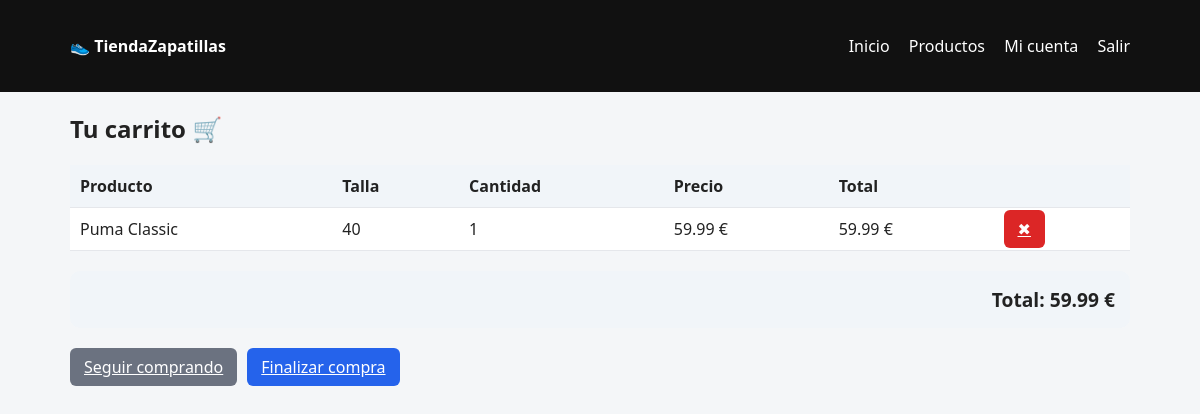
The page /pages/carrito.php (signed in) on the database its author committed.
### tables this page shows
CREATE TABLE `carrito` (
  `id` int(11) NOT NULL,
  `id_usuario` int(11) DEFAULT NULL,
  `id_producto` int(11) DEFAULT NULL,
  `talla` varchar(10) DEFAULT NULL,
  `cantidad` int(11) DEFAULT NULL
);

CREATE TABLE `productos` (
  `id` int(11) NOT NULL,
  `nombre` varchar(150) DEFAULT NULL,
  `descripcion` text DEFAULT NULL,
  `precio` decimal(10,2) DEFAULT NULL,
  `imagen` varchar(200) DEFAULT NULL
);

### pages/carrito.php (the view, shortened to what this page needs)
<?php
require_once "../includes/conexion.php";
$usuario_id = $_SESSION['usuario_id'];
$sql = "
SELECT c.id,
       c.talla,
       c.cantidad,
       p.nombre,
       p.precio
FROM carrito c
JOIN productos p ON p.id = c.id_producto
WHERE c.id_usuario = ?
";
$q = $conexion->prepare($sql);
$q->bind_param("i", $usuario_id);
$q->execute();
$res = $q->get_result();
?>
<!DOCTYPE html>
<html lang="es">
<head>
    <link rel="stylesheet" href="../assets/css/style.css">
</head>
<body>
    <?php require_once "../includes/header.php"; ?>
    <div class="container">
        <h2>Tu carrito 🛒</h2>
        <?php if ($res->num_rows === 0): ?>
            <p>Tu carrito está vacío.</p>
            <a class="btn" href="productos.php">Ver productos</a>
        <?php else: ?>
            <table class="cart-table">
                <tr>
                    <th>Producto</th>
                    <th>Talla</th>
                    <th>Cantidad</th>
                    <th>Precio</th>
                    <th>Total</th>
                    <th></th>
                </tr>
                <?php
                $total = 0;
                while ($item = $res->fetch_assoc()):
                    $linea = $item['cantidad'] * $item['precio'];
                    $total += $linea;
                ?>
                    <tr>
                        <td><?= htmlspecialchars($item['nombre']) ?></td>
                        <td><?= htmlspecialchars($item['talla']) ?></td>
                        <td><?= (int)$item['cantidad'] ?></td>
                        <td><?= number_format((float)$item['precio'], 2) ?> €</td>
                        <td><?= number_format($linea, 2) ?> €</td>
                        <td>
                            <a class="btn btn-danger"
                                href="/tiendazapatillas/pages/carrito_eliminar.php?id=<?= (int)$item['id'] ?>"
                                onclick="return confirm('¿Eliminar este producto?');">
                                ✖
                            </a>
                        </td>
                    </tr>
                <?php endwhile; ?>
            </table>
            <div class="cart-total">
                <strong>Total: <?= number_format($total, 2) ?> €</strong>
            </div>
            <div class="cart-actions">
                <a class="btn btn-secondary" href="productos.php">Seguir comprando</a>
                <a class="btn" href="finalizar_compra.php">Finalizar compra</a>
            </div>
        <?php endif; ?>
    </div>
</body>
</html>

### assets/css/style.css (style rules this page uses)
* { box-sizing: border-box; font-family: system-ui, -apple-system, BlinkMacSystemFont; }
body { margin: 0; background: #f4f6f8; color: #222; }
.container { max-width: 1100px; margin: auto; padding: 20px; }
.btn { padding: 8px 14px; border-radius: 6px; border: none; background: #2563eb; color: white; cursor: pointer; }
.btn-danger { background: #dc2626; }
.btn-secondary { background: #6b7280; }
table { width: 100%; border-collapse: collapse; background: white; }
th, td { padding: 10px; border-bottom: 1px solid #e5e7eb; }
th { background: #f1f5f9; text-align: left; }
h1, h2, h3 { margin-top: 0; }
h2 { margin-bottom: 20px; }
a { color: #2563eb; }
.cart-table td, .cart-table th { vertical-align: middle; }
.cart-actions { display: flex; gap: 10px; margin-top: 20px; }
.cart-total { margin-top: 20px; padding: 15px; background: #f1f5f9; border-radius: 10px; text-align: right; font-size: 1.2rem; font-weight: bold; }

### rows shown on the page
carrito: id_producto.nombre "Puma Classic", talla "40", cantidad "1", id_producto.precio "59.99"

### other values the page prints
$total "59.99"
